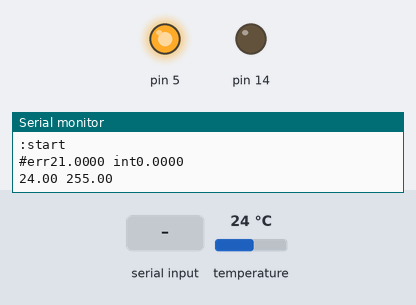
Simulated run of this sketch. Board: Arduino Uno, built with avr-gcc and run on an emulated ATmega328P. On the bench: output pins drawn as LEDs (lit = HIGH), the last lines printed to the serial monitor. Inputs (shaded band) come from the test bench; at power-on: temperature 24 °C.

Above: at 1.2 s.
1.3 s: "p90\n" received over Serial
At 1.4 s:
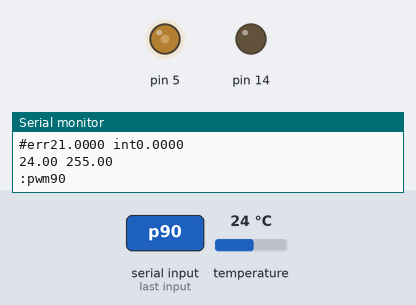
3.0 s: "s" received over Serial
At 4.8 s:
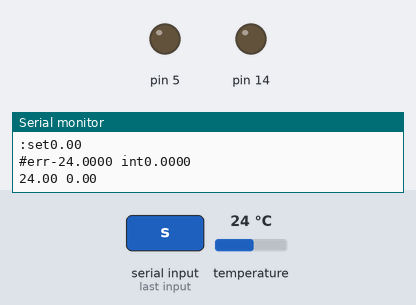
5.5 s: "s90\n" received over Serial
At 6.1 s:
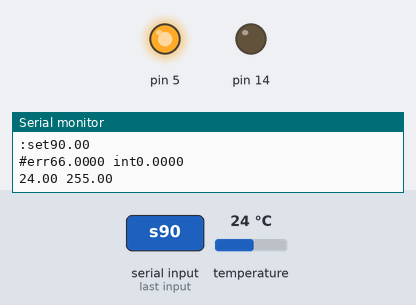
Timing chart, 0 to 8.5 s (numbered marks = the images above; inputs shaded):
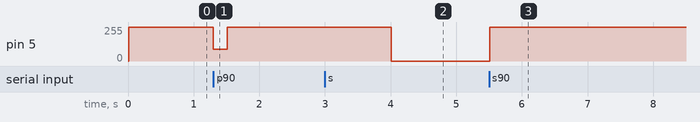

Measured:
- after the input at 1.3 s, pin 5: 255/255 → 90/255 at once, → 255/255 0.21 s later
- after the input at 3.0 s, pin 5: 255/255 → 0/255 after 1.0 s
- after the input at 5.5 s, pin 5: 0/255 → 255/255 at once

The sketch:

pid_ordinal.ino
```cpp
#include <OneWire.h>

/*
DS18B20 Temperature chip.
 */
enum { DS_SKIPROM = 0xCC, DS_RD_SCRATCHPAD = 0xBE, DS_RUN_ADC = 0x44 };


long ref_time;
float t_read, t_set, u_out;
float x[3];
float K, Ti, Td;
float e,e1,e2;
OneWire  bus1(15);  // on pin PC1

void setup(void) {
  pinMode(14, OUTPUT);  digitalWrite(14, 0); // GND on PC0
  Serial.begin(57600);
  ref_time = millis();
  t_read=0;
  t_set = 45.0;
  K=200;
  Ti=800;
  Td=0;
  e1=e2=0;
  u_out = 40;
  e = -300;
  Serial.println(":start");
  analogWrite(5, 0);
}

int8_t tempr(void) {
  byte data[12];  float t;
  int8_t rc = 0;
  if (millis() <= ref_time) return rc;
  if (!bus1.reset())  { rc = -1; goto no_exist; }
  bus1.write(DS_SKIPROM);  bus1.write(DS_RD_SCRATCHPAD);  bus1.vread(data, 9);
  if (OneWire::crc8(data, 9)==0) {
      t = (data[0] + 256.0*data[1]) / 16.0;
      if (t < 85.0) { t_read = t; rc = 1; } else rc = -3;
  } else rc = -2;
  bus1.reset();  bus1.write(DS_SKIPROM); bus1.write(DS_RUN_ADC);  bus1.power(true);
no_exist:
  ref_time = millis()+1500;
  return rc;
}

float Fn(float i)
{
    float e;
    if (i > 20) return 1;
    if (i <-20) return -1;
    e = exp(-i);
    return (1.0-e)/(1.0+e);
}

float prod(float *a, float *b)
{
    return a[0]*b[0]+a[1]*b[1]+a[2]*b[2];
}

void prod(float *a, float b)
{
    a[0]*=b;    a[1]*=b;    a[2]*=b;
}

void prod(float *a, float *b, float c)
{
    a[0]=b[0]*c;    a[1]=b[1]*c;    a[2]=b[2]*c;
}

void incr(float *a, float *b)
{
    a[0]+=b[0];  a[1]+=b[1];  a[2]+=b[2];
}

void Norm(float *a)
{
    float u;
    u = prod(a,a);
    if (u <= 0) return;
    prod(a, 1.0/sqrt(u));
}

float filter(float a, float b)
{
    if ( a <= -300) return b;
    return 0.95*a + 0.05*b;
}

void tcloop()
{
    float e, u;
    float kp,ki,kd;

    // e = filter(e,t_set - t_read);
    e = t_set - t_read;
    /* diff: u - u1 = kp(e-e1) + ki*e + kd(e-2e1+e2) */
    /* prop: u = kp*e + ki*E + kd(e-e1) */
    /* intg: U = kp*E + ki*E2 + kd*e */

    Serial.print("#err");    Serial.print(e,4);
    Serial.print(" int");    Serial.println(e2,4);
    if(Ti==0) ki=0; else ki=K*1.5/Ti;
    kp=K;
    kd=K*Td/1.5;
    u = kp*e + ki*e2 + kd*(e-e1);
    if (u < 0) u=0;
    else if (u > 255) u=255;
    else e2 += e; // integrate
    e1=e; u_out=u;
}

void show_param()
{
Serial.print(":set");    Serial.print(t_set);
Serial.print(" :K");     Serial.print(K);
Serial.print(" :Ti");    Serial.print(Ti);
Serial.print(" :Td");    Serial.print(Td);
Serial.print(" :err");    Serial.print(t_set - t_read,4);
Serial.print(" :int");    Serial.println(e2,4);
}

void iloop(void)
{
  int x1;
  float xx; uint32_t xxx;

  if (!Serial.available()) return;
  switch(Serial.read()){
    case 'p':    x1 = Serial.parseInt();    Serial.print(":pwm");    Serial.println(x1);    analogWrite(5, x1);    break;
    case 's':    xx= Serial.parseFloat();  Serial.print(":set");    Serial.println(xx);  t_set = xx; break;
    case 'P':    xx= Serial.parseFloat();  Serial.print(":K");     Serial.println(xx);  K = xx;   break;
    case 'I':    xx= Serial.parseFloat();  Serial.print(":Ti");    Serial.println(xx);  Ti = xx;   break;
    case 'D':    xx= Serial.parseFloat();  Serial.print(":Td");    Serial.println(xx);  Td = xx;   break;
//    case 'r':    reg=Serial.parseInt();    Serial.print("reg");    Serial.print(reg);    break;
//    case 'c':    ancal=Serial.parseInt();    Serial.print("analog-calibration");    Serial.print(ancal);    break;
//    case 'l':    x=Serial.parseInt(); ee.l[x]=Serial.parseInt(); Serial.print("long"); Serial.print(x); Serial.print("="); Serial.print(ee.l[x]);    break;
//    case 'f':    x=Serial.parseInt(); ee.f[x]=Serial.parseFloat();Serial.print("float"); Serial.print(x); Serial.print("="); Serial.print(ee.f[x]);    break;
    case '?':  show_param();     break;
//    case 'Z':  default_param();    Serial.print("defaults-param");    break;
//    case 'W':  x=Serial.parseInt();    if (x==1) { Serial.print("write-param"); store_param(); }    break;
  }
}

void loop(void) {
  int8_t r;
  r = tempr();
  if (r <= 0) {
    switch(r) {
      case -1: Serial.println(":reset-error"); break;
      case -2: Serial.println(":crc-error"); break;
      case -3: Serial.println(":tmp-error"); break;
    }
  } else {
      tcloop();
      Serial.print(t_read); Serial.print(" ");
      Serial.print(u_out); Serial.print(" ");
      Serial.println("");
      analogWrite(5,u_out);
  }
  iloop();
}
```
